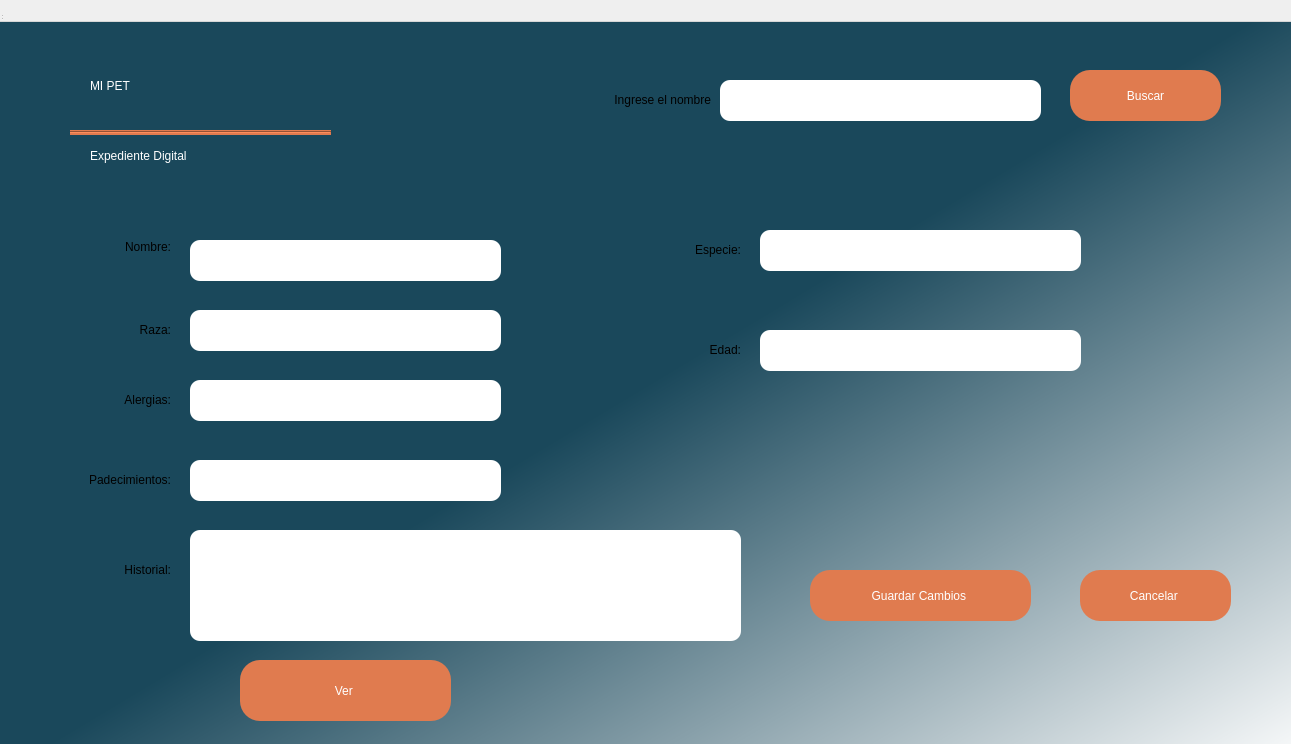
<?xml version="1.0" encoding="UTF-8"?>
<ui version="4.0">
 <class>ExpedienteDialog</class>
 <widget class="QDialog" name="ExpedienteDialog">
  <property name="geometry">
   <rect>
    <x>0</x>
    <y>0</y>
    <width>1291</width>
    <height>744</height>
   </rect>
  </property>
  <property name="windowTitle">
   <string>MainWindow</string>
  </property>
  <property name="styleSheet">
   <string notr="true">QWidget#centralwidget{
background-color: qlineargradient(spread:pad, x1:0.239, y1:0.295455, x2:1, y2:1, stop:0.308458 rgba(26, 72, 91, 255), stop:1 rgba(255, 255, 255, 255));
}</string>
  </property>
  <widget class="QWidget" name="centralwidget" native="true">
   <property name="geometry">
    <rect>
     <x>-10</x>
     <y>20</y>
     <width>1331</width>
     <height>741</height>
    </rect>
   </property>
   <widget class="QLabel" name="label_3">
    <property name="geometry">
     <rect>
      <x>70</x>
      <y>220</y>
      <width>111</width>
      <height>41</height>
     </rect>
    </property>
    <property name="styleSheet">
     <string notr="true">font: 16pt &quot;MS Shell Dlg 2&quot;;</string>
    </property>
    <property name="text">
     <string>&lt;html&gt;&lt;head/&gt;&lt;body&gt;&lt;p align=&quot;right&quot;&gt;Nombre:&lt;/p&gt;&lt;p align=&quot;right&quot;&gt;&lt;br/&gt;&lt;/p&gt;&lt;/body&gt;&lt;/html&gt;</string>
    </property>
   </widget>
   <widget class="QLabel" name="label_4">
    <property name="geometry">
     <rect>
      <x>70</x>
      <y>350</y>
      <width>111</width>
      <height>61</height>
     </rect>
    </property>
    <property name="styleSheet">
     <string notr="true">font: 16pt &quot;MS Shell Dlg 2&quot;;</string>
    </property>
    <property name="text">
     <string>&lt;html&gt;&lt;head/&gt;&lt;body&gt;&lt;p align=&quot;right&quot;&gt;Alergias:&lt;/p&gt;&lt;/body&gt;&lt;/html&gt;</string>
    </property>
   </widget>
   <widget class="QLineEdit" name="lineEdit">
    <property name="geometry">
     <rect>
      <x>200</x>
      <y>220</y>
      <width>311</width>
      <height>41</height>
     </rect>
    </property>
    <property name="styleSheet">
     <string notr="true">border-radius:10px;
font: 16pt &quot;MS Shell Dlg 2&quot;;
color: rgb(255, 255, 255);</string>
    </property>
   </widget>
   <widget class="QLineEdit" name="lineEdit_2">
    <property name="geometry">
     <rect>
      <x>200</x>
      <y>360</y>
      <width>311</width>
      <height>41</height>
     </rect>
    </property>
    <property name="styleSheet">
     <string notr="true">border-radius:10px;
font: 16pt &quot;MS Shell Dlg 2&quot;;
color: rgb(255, 255, 255);</string>
    </property>
    <property name="echoMode">
     <enum>QLineEdit::Normal</enum>
    </property>
   </widget>
   <widget class="QPushButton" name="pushButton">
    <property name="geometry">
     <rect>
      <x>820</x>
      <y>550</y>
      <width>221</width>
      <height>51</height>
     </rect>
    </property>
    <property name="styleSheet">
     <string notr="true">font: 16pt &quot;MS Shell Dlg 2&quot;;
background-color: rgb(224, 123, 79);
border-radius:20px;
color: white;</string>
    </property>
    <property name="text">
     <string>Guardar Cambios </string>
    </property>
   </widget>
   <widget class="QPushButton" name="pushButton_2">
    <property name="geometry">
     <rect>
      <x>1090</x>
      <y>550</y>
      <width>151</width>
      <height>51</height>
     </rect>
    </property>
    <property name="styleSheet">
     <string notr="true">border-radius:20px;
background-color: rgb(224, 123, 79);
font: 16pt &quot;MS Shell Dlg 2&quot;;
color: white;</string>
    </property>
    <property name="text">
     <string>Cancelar </string>
    </property>
   </widget>
   <widget class="QLabel" name="label_6">
    <property name="geometry">
     <rect>
      <x>-70</x>
      <y>-10</y>
      <width>261</width>
      <height>131</height>
     </rect>
    </property>
    <property name="styleSheet">
     <string notr="true">image: url(:/login/Imagen2.jpg)</string>
    </property>
    <property name="text">
     <string/>
    </property>
   </widget>
   <widget class="QLabel" name="label_8">
    <property name="geometry">
     <rect>
      <x>640</x>
      <y>200</y>
      <width>111</width>
      <height>61</height>
     </rect>
    </property>
    <property name="styleSheet">
     <string notr="true">font: 16pt &quot;MS Shell Dlg 2&quot;;</string>
    </property>
    <property name="text">
     <string>&lt;html&gt;&lt;head/&gt;&lt;body&gt;&lt;p align=&quot;right&quot;&gt;Especie:&lt;/p&gt;&lt;/body&gt;&lt;/html&gt;</string>
    </property>
   </widget>
   <widget class="QLabel" name="label_9">
    <property name="geometry">
     <rect>
      <x>650</x>
      <y>300</y>
      <width>101</width>
      <height>61</height>
     </rect>
    </property>
    <property name="styleSheet">
     <string notr="true">font: 16pt &quot;MS Shell Dlg 2&quot;;</string>
    </property>
    <property name="text">
     <string>&lt;html&gt;&lt;head/&gt;&lt;body&gt;&lt;p align=&quot;right&quot;&gt;Edad:&lt;/p&gt;&lt;/body&gt;&lt;/html&gt;</string>
    </property>
   </widget>
   <widget class="QLineEdit" name="lineEdit_3">
    <property name="geometry">
     <rect>
      <x>770</x>
      <y>210</y>
      <width>321</width>
      <height>41</height>
     </rect>
    </property>
    <property name="styleSheet">
     <string notr="true">border-radius:10px;
font: 16pt &quot;MS Shell Dlg 2&quot;;
color: rgb(255, 255, 255);</string>
    </property>
    <property name="echoMode">
     <enum>QLineEdit::Normal</enum>
    </property>
   </widget>
   <widget class="QLineEdit" name="lineEdit_4">
    <property name="geometry">
     <rect>
      <x>770</x>
      <y>310</y>
      <width>321</width>
      <height>41</height>
     </rect>
    </property>
    <property name="styleSheet">
     <string notr="true">border-radius:10px;
font: 16pt &quot;MS Shell Dlg 2&quot;;
color: rgb(255, 255, 255);</string>
    </property>
    <property name="echoMode">
     <enum>QLineEdit::Normal</enum>
    </property>
   </widget>
   <widget class="QLabel" name="label_11">
    <property name="geometry">
     <rect>
      <x>30</x>
      <y>430</y>
      <width>151</width>
      <height>61</height>
     </rect>
    </property>
    <property name="styleSheet">
     <string notr="true">font: 16pt &quot;MS Shell Dlg 2&quot;;</string>
    </property>
    <property name="text">
     <string>&lt;html&gt;&lt;head/&gt;&lt;body&gt;&lt;p align=&quot;right&quot;&gt;Padecimientos:&lt;/p&gt;&lt;/body&gt;&lt;/html&gt;</string>
    </property>
   </widget>
   <widget class="QLineEdit" name="lineEdit_6">
    <property name="geometry">
     <rect>
      <x>200</x>
      <y>440</y>
      <width>311</width>
      <height>41</height>
     </rect>
    </property>
    <property name="styleSheet">
     <string notr="true">border-radius:10px;
font: 16pt &quot;MS Shell Dlg 2&quot;;
color: rgb(255, 255, 255);</string>
    </property>
    <property name="echoMode">
     <enum>QLineEdit::Normal</enum>
    </property>
   </widget>
   <widget class="QLabel" name="label_12">
    <property name="geometry">
     <rect>
      <x>80</x>
      <y>520</y>
      <width>101</width>
      <height>61</height>
     </rect>
    </property>
    <property name="styleSheet">
     <string notr="true">font: 16pt &quot;MS Shell Dlg 2&quot;;</string>
    </property>
    <property name="text">
     <string>&lt;html&gt;&lt;head/&gt;&lt;body&gt;&lt;p align=&quot;right&quot;&gt;Historial:&lt;/p&gt;&lt;/body&gt;&lt;/html&gt;</string>
    </property>
   </widget>
   <widget class="QLabel" name="label_10">
    <property name="geometry">
     <rect>
      <x>90</x>
      <y>290</y>
      <width>91</width>
      <height>41</height>
     </rect>
    </property>
    <property name="styleSheet">
     <string notr="true">font: 16pt &quot;MS Shell Dlg 2&quot;;</string>
    </property>
    <property name="text">
     <string>&lt;html&gt;&lt;head/&gt;&lt;body&gt;&lt;p align=&quot;right&quot;&gt;Raza:&lt;/p&gt;&lt;/body&gt;&lt;/html&gt;</string>
    </property>
   </widget>
   <widget class="QLineEdit" name="lineEdit_5">
    <property name="geometry">
     <rect>
      <x>200</x>
      <y>290</y>
      <width>311</width>
      <height>41</height>
     </rect>
    </property>
    <property name="styleSheet">
     <string notr="true">border-radius:10px;
font: 16pt &quot;MS Shell Dlg 2&quot;;
color: rgb(255, 255, 255);</string>
    </property>
   </widget>
   <widget class="QPushButton" name="pushButtonMostrarDatos">
    <property name="geometry">
     <rect>
      <x>250</x>
      <y>640</y>
      <width>211</width>
      <height>61</height>
     </rect>
    </property>
    <property name="styleSheet">
     <string notr="true">font: 16pt &quot;MS Shell Dlg 2&quot;;
background-color: rgb(224, 123, 79);
border-radius:20px;
color: white;</string>
    </property>
    <property name="text">
     <string>Ver </string>
    </property>
   </widget>
   <widget class="QLineEdit" name="lineEdit_7">
    <property name="geometry">
     <rect>
      <x>200</x>
      <y>510</y>
      <width>551</width>
      <height>111</height>
     </rect>
    </property>
    <property name="styleSheet">
     <string notr="true">border-radius:10px;
font: 16pt &quot;MS Shell Dlg 2&quot;;
color: rgb(255, 255, 255);</string>
    </property>
    <property name="echoMode">
     <enum>QLineEdit::Normal</enum>
    </property>
   </widget>
   <widget class="QPushButton" name="pushButton_3">
    <property name="geometry">
     <rect>
      <x>1080</x>
      <y>50</y>
      <width>151</width>
      <height>51</height>
     </rect>
    </property>
    <property name="styleSheet">
     <string notr="true">border-radius:20px;
background-color: rgb(224, 123, 79);
font: 16pt &quot;MS Shell Dlg 2&quot;;
color: white;</string>
    </property>
    <property name="text">
     <string>Buscar</string>
    </property>
   </widget>
   <widget class="QLineEdit" name="lineEdit_8">
    <property name="geometry">
     <rect>
      <x>730</x>
      <y>60</y>
      <width>321</width>
      <height>41</height>
     </rect>
    </property>
    <property name="styleSheet">
     <string notr="true">border-radius:10px;
font: 16pt &quot;MS Shell Dlg 2&quot;;
color: rgb(255, 255, 255);</string>
    </property>
    <property name="text">
     <string/>
    </property>
    <property name="echoMode">
     <enum>QLineEdit::Normal</enum>
    </property>
   </widget>
   <widget class="QLabel" name="label_13">
    <property name="geometry">
     <rect>
      <x>390</x>
      <y>50</y>
      <width>331</width>
      <height>61</height>
     </rect>
    </property>
    <property name="styleSheet">
     <string notr="true">font: 16pt &quot;MS Shell Dlg 2&quot;;</string>
    </property>
    <property name="text">
     <string>&lt;html&gt;&lt;head/&gt;&lt;body&gt;&lt;p align=&quot;right&quot;&gt;Ingrese el nombre&lt;/p&gt;&lt;/body&gt;&lt;/html&gt;</string>
    </property>
   </widget>
   <widget class="QLabel" name="label_2">
    <property name="geometry">
     <rect>
      <x>100</x>
      <y>20</y>
      <width>231</width>
      <height>91</height>
     </rect>
    </property>
    <property name="styleSheet">
     <string notr="true">color: rgb(255, 255, 255);
font: 49pt &quot;Showcard Gothic&quot;;</string>
    </property>
    <property name="text">
     <string>MI PET</string>
    </property>
   </widget>
   <widget class="Line" name="line">
    <property name="geometry">
     <rect>
      <x>80</x>
      <y>110</y>
      <width>261</width>
      <height>5</height>
     </rect>
    </property>
    <property name="maximumSize">
     <size>
      <width>16777215</width>
      <height>5</height>
     </size>
    </property>
    <property name="styleSheet">
     <string notr="true">background-color: rgb(224, 123, 79);</string>
    </property>
    <property name="orientation">
     <enum>Qt::Horizontal</enum>
    </property>
   </widget>
   <widget class="QLabel" name="label_5">
    <property name="geometry">
     <rect>
      <x>100</x>
      <y>120</y>
      <width>231</width>
      <height>31</height>
     </rect>
    </property>
    <property name="styleSheet">
     <string notr="true">font: 20pt &quot;Forte&quot;;
color: rgb(255, 255, 255);

</string>
    </property>
    <property name="text">
     <string>Expediente Digital</string>
    </property>
   </widget>
  </widget>
  <widget class="QMenuBar" name="menubar">
   <property name="geometry">
    <rect>
     <x>0</x>
     <y>0</y>
     <width>1291</width>
     <height>22</height>
    </rect>
   </property>
  </widget>
  <widget class="QStatusBar" name="statusbar">
   <property name="geometry">
    <rect>
     <x>0</x>
     <y>0</y>
     <width>3</width>
     <height>21</height>
    </rect>
   </property>
  </widget>
 </widget>
 <resources/>
 <connections/>
</ui>
